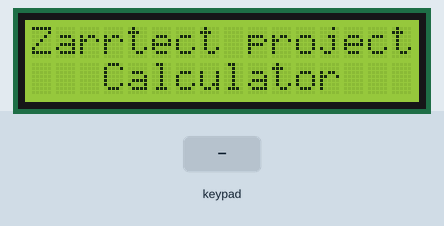
Simulated run of this sketch. Board: Arduino Uno, built with avr-gcc and run on an emulated ATmega328P. Shown: 16×2 character LCD. The test bench sets the inputs (shaded band).

Above: at 4.6 s.
6.6 s: key '+' pressed
At 6.87 s:
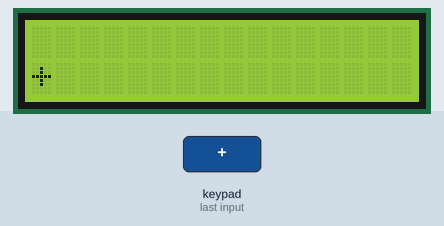
8.7 s: keypad keys 5 4 3 2 * pressed 0.4 s apart
At 10.62 s:
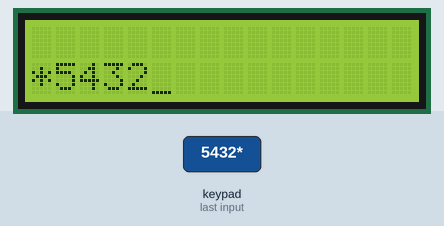
12.5 s: key '/' pressed
At 12.62 s:
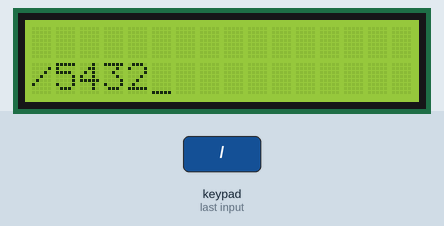
14.7 s: keypad keys 5 4 3 2 pressed 0.4 s apart
At 14.87 s:
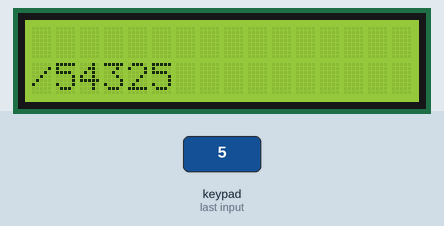

The sketch:

calculator.ino
```cpp
/**
   Zarrtechh Embedded Systems project #001
   Ardunio smart Calculator with LCD Display
   and keypad interface
*/

#include <LiquidCrystal.h>
#include <Keypad.h>
#include <Servo.h>

/* Display */
LiquidCrystal lcd(12, 11, 10, 9, 8, 7);

/* Keypad setup */
const byte KEYPAD_ROWS = 4;
const byte KEYPAD_COLS = 4;
byte rowPins[KEYPAD_ROWS] = {5, 4, 3, 2};
byte colPins[KEYPAD_COLS] = {A3, A2, A1, A0};
char keys[KEYPAD_ROWS][KEYPAD_COLS] = {
  {'1', '2', '3', '+'},
  {'4', '5', '6', '-'},
  {'7', '8', '9', '*'},
  {'.', '0', '=', '/'}
};

Keypad keypad = Keypad(makeKeymap(keys), rowPins, colPins, KEYPAD_ROWS, KEYPAD_COLS);

uint64_t value = 0;

void showSpalshScreen() {
  lcd.print("Zarrtect project");
  lcd.setCursor(3, 1);
  String message = "Calculator";
  for (byte i = 0; i < message.length(); i++) {
    lcd.print(message[i]);
    delay(500);
  }
  delay(300);
}

void updateCursor() {
  if (millis() / 250 % 2 == 0 ) {
    lcd.cursor();
  } else {
    lcd.noCursor();
  }
}

void setup() {
  Serial.begin(115200);
  lcd.begin(16, 2);

  showSpalshScreen();
  lcd.clear();
  lcd.cursor();

  lcd.setCursor(1, 0);
}

char operation = 0;
String memory = "";
String current = "";
uint64_t currentDecimal;
bool decimalPoint = false;

double calculate(char operation, double left, double right) {
  switch (operation) {
    case '+': return left + right;
    case '-': return left - right;
    case '*': return left * right;
    case '/': return left / right;
  }
}

void processInput(char key) {
  if ('-' == key && current == "") {
    current = "-";
    lcd.print("-");
    return;
  }

  switch (key) {
    case '+':
    case '-':
    case '*':
    case '/':
      if (!operation) {
        memory = current;
        current = "";
      }
      operation = key;
      lcd.setCursor(0, 1);
      lcd.print(key);
      lcd.setCursor(current.length() + 1, 1);
      return;

    case '=':
      float leftNum = memory.toDouble();
      float rightNum = current.toDouble();
      memory = String(calculate(operation, leftNum, rightNum));
      current = "";
      lcd.clear();
      lcd.setCursor(1, 0);
      lcd.print(memory);
      lcd.setCursor(0, 1);
      lcd.print(operation);
      return;

  }

  if ('.' == key && current.indexOf('.') >= 0) {
    return;
  }

  if ('.' != key && current == "0") {
    current = String(key);
  } else if (key) {
    current += String(key);
  }

  lcd.print(key);
}

void loop() {
  updateCursor();

  char key = keypad.getKey();
  if (key) {
    processInput(key);
  }
}
```

Measured:
- after the input at 6.6 s, the display: first changes at once (image 1 shows a later state)
- after the input at 8.7 s, the display: first changes at once (image 2 shows a later state)
- after the input at 12.5 s, the display: changes at once (image 3)
- after the input at 14.7 s, the display: first changes at once (image 4 shows a later state)
- what the display in image 0 shows lasts 0.8 s, from 4.6 s to 5.4 s
